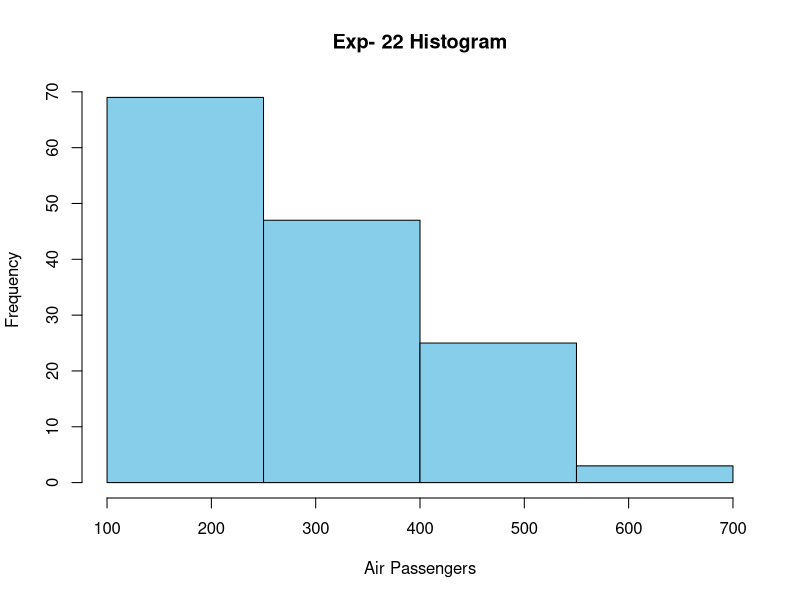

The R script that drew this image:
# Step 1: Load the "AirPassengers" dataset
data("AirPassengers")  # Load the dataset from the datasets package

# Step 2: Create a histogram with custom bin width
# We'll use the 'hist()' function and specify the 'breaks' argument to set the bins' edges

# Calculate the number of bins
bin_width <- 150
num_bins <- (700 - 200) / bin_width

# Calculate the bin edges
breaks <- seq(100, 700, by = bin_width)

# Create the histogram
hist(AirPassengers, breaks = breaks, xlab = "Air Passengers", ylab = "Frequency", main = "Exp- 22 Histogram", col = "skyblue")
